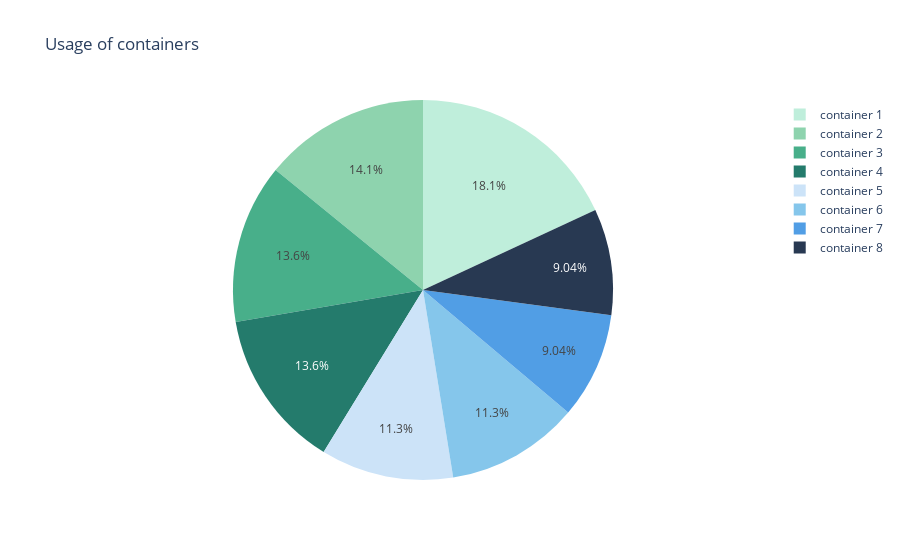

The notebook cell saved with this chart:
### Code cell
data = pd.read_csv('container_use.csv')

colors = ['#BFEEDB', '#8ED3AE', '#48AF8A', '#247B6C', '#CCE3F8', '#85C6EB', '#519EE5', '#283952']

# Data
containers = ['container '+str(i) for i in range(1,9)]
quantites_containers = list(data['Container'].value_counts())

# Create figure
fig = go.Figure(data=[go.Pie(labels=containers, values=quantites_containers)])

# Update layout
fig.update_traces(marker=dict(colors=colors))
fig.update_layout(title='Usage of containers')

# Show plot
fig.show()

### Figure 1 — Plotly figure (JSON) as saved in the notebook; plotly's stock layout.template omitted (floating-point values rounded to 4 significant figures)
{"data": [{"labels": ["container 1", "container 2", "container 3", "container 4", "container 5", "container 6", "container 7", "container 8"], "marker": {"colors": ["#BFEEDB", "#8ED3AE", "#48AF8A", "#247B6C", "#CCE3F8", "#85C6EB", "#519EE5", "#283952"]}, "type": "pie", "values": [64, 50, 48, 48, 40, 40, 32, 32]}], "layout": {"title": {"text": "Usage of containers"}}}
